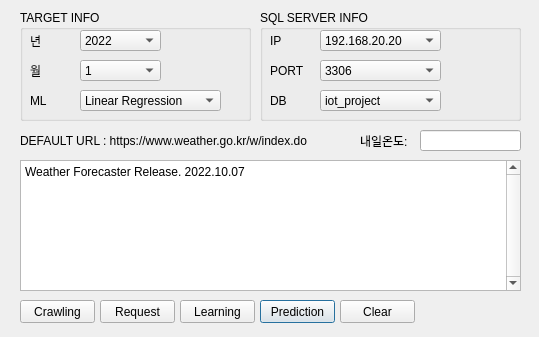
<?xml version="1.0" encoding="UTF-8"?>
<ui version="4.0">
 <class>Dialog</class>
 <widget class="QDialog" name="Dialog">
  <property name="geometry">
   <rect>
    <x>0</x>
    <y>0</y>
    <width>539</width>
    <height>337</height>
   </rect>
  </property>
  <property name="windowTitle">
   <string>Dialog</string>
  </property>
  <widget class="QPushButton" name="prediction_btn">
   <property name="geometry">
    <rect>
     <x>260</x>
     <y>300</y>
     <width>75</width>
     <height>23</height>
    </rect>
   </property>
   <property name="text">
    <string>Prediction</string>
   </property>
  </widget>
  <widget class="QTextBrowser" name="command_browser">
   <property name="geometry">
    <rect>
     <x>20</x>
     <y>160</y>
     <width>501</width>
     <height>131</height>
    </rect>
   </property>
   <property name="verticalScrollBarPolicy">
    <enum>Qt::ScrollBarAlwaysOn</enum>
   </property>
   <property name="sizeAdjustPolicy">
    <enum>QAbstractScrollArea::AdjustIgnored</enum>
   </property>
   <property name="markdown">
    <string>Weather Forecaster Release. 2022.10.07

</string>
   </property>
   <property name="html">
    <string>&lt;!DOCTYPE HTML PUBLIC &quot;-//W3C//DTD HTML 4.0//EN&quot; &quot;http://www.w3.org/TR/REC-html40/strict.dtd&quot;&gt;
&lt;html&gt;&lt;head&gt;&lt;meta name=&quot;qrichtext&quot; content=&quot;1&quot; /&gt;&lt;style type=&quot;text/css&quot;&gt;
p, li { white-space: pre-wrap; }
&lt;/style&gt;&lt;/head&gt;&lt;body style=&quot; font-family:'Gulim'; font-size:9pt; font-weight:400; font-style:normal;&quot;&gt;
&lt;p style=&quot; margin-top:6px; margin-bottom:6px; margin-left:0px; margin-right:0px; -qt-block-indent:0; text-indent:0px;&quot;&gt;Weather Forecaster Release. 2022.10.07&lt;/p&gt;&lt;/body&gt;&lt;/html&gt;</string>
   </property>
  </widget>
  <widget class="QPushButton" name="learning_btn">
   <property name="geometry">
    <rect>
     <x>180</x>
     <y>300</y>
     <width>75</width>
     <height>23</height>
    </rect>
   </property>
   <property name="text">
    <string>Learning</string>
   </property>
  </widget>
  <widget class="QGroupBox" name="target_info_groupbox">
   <property name="geometry">
    <rect>
     <x>20</x>
     <y>10</y>
     <width>231</width>
     <height>111</height>
    </rect>
   </property>
   <property name="title">
    <string>TARGET INFO</string>
   </property>
   <widget class="QLabel" name="label">
    <property name="geometry">
     <rect>
      <x>10</x>
      <y>20</y>
      <width>16</width>
      <height>21</height>
     </rect>
    </property>
    <property name="text">
     <string>년</string>
    </property>
   </widget>
   <widget class="QLabel" name="label_2">
    <property name="geometry">
     <rect>
      <x>10</x>
      <y>50</y>
      <width>16</width>
      <height>21</height>
     </rect>
    </property>
    <property name="text">
     <string>월</string>
    </property>
   </widget>
   <widget class="QComboBox" name="month_combo">
    <property name="geometry">
     <rect>
      <x>60</x>
      <y>50</y>
      <width>81</width>
      <height>21</height>
     </rect>
    </property>
    <item>
     <property name="text">
      <string>1</string>
     </property>
    </item>
    <item>
     <property name="text">
      <string>2</string>
     </property>
    </item>
    <item>
     <property name="text">
      <string>3</string>
     </property>
    </item>
    <item>
     <property name="text">
      <string>4</string>
     </property>
    </item>
    <item>
     <property name="text">
      <string>5</string>
     </property>
    </item>
    <item>
     <property name="text">
      <string>6</string>
     </property>
    </item>
    <item>
     <property name="text">
      <string>7</string>
     </property>
    </item>
    <item>
     <property name="text">
      <string>8</string>
     </property>
    </item>
    <item>
     <property name="text">
      <string>9</string>
     </property>
    </item>
    <item>
     <property name="text">
      <string>10</string>
     </property>
    </item>
    <item>
     <property name="text">
      <string>11</string>
     </property>
    </item>
    <item>
     <property name="text">
      <string>12</string>
     </property>
    </item>
   </widget>
   <widget class="QComboBox" name="year_combo">
    <property name="geometry">
     <rect>
      <x>60</x>
      <y>20</y>
      <width>81</width>
      <height>21</height>
     </rect>
    </property>
    <item>
     <property name="text">
      <string>2022</string>
     </property>
    </item>
   </widget>
   <widget class="QLabel" name="label_3">
    <property name="geometry">
     <rect>
      <x>10</x>
      <y>80</y>
      <width>41</width>
      <height>21</height>
     </rect>
    </property>
    <property name="text">
     <string>ML</string>
    </property>
   </widget>
   <widget class="QComboBox" name="ml_combo">
    <property name="geometry">
     <rect>
      <x>60</x>
      <y>80</y>
      <width>141</width>
      <height>21</height>
     </rect>
    </property>
    <item>
     <property name="text">
      <string>Linear Regression</string>
     </property>
    </item>
   </widget>
  </widget>
  <widget class="QLabel" name="label_4">
   <property name="geometry">
    <rect>
     <x>20</x>
     <y>130</y>
     <width>491</width>
     <height>21</height>
    </rect>
   </property>
   <property name="text">
    <string>DEFAULT URL : https://www.weather.go.kr/w/index.do</string>
   </property>
  </widget>
  <widget class="QGroupBox" name="sql_info_groupbox">
   <property name="geometry">
    <rect>
     <x>260</x>
     <y>10</y>
     <width>261</width>
     <height>111</height>
    </rect>
   </property>
   <property name="title">
    <string>SQL SERVER INFO</string>
   </property>
   <widget class="QLabel" name="label_8">
    <property name="geometry">
     <rect>
      <x>10</x>
      <y>20</y>
      <width>16</width>
      <height>21</height>
     </rect>
    </property>
    <property name="text">
     <string>IP</string>
    </property>
   </widget>
   <widget class="QLabel" name="label_9">
    <property name="geometry">
     <rect>
      <x>10</x>
      <y>50</y>
      <width>41</width>
      <height>21</height>
     </rect>
    </property>
    <property name="text">
     <string>PORT</string>
    </property>
   </widget>
   <widget class="QComboBox" name="port_combo">
    <property name="geometry">
     <rect>
      <x>60</x>
      <y>50</y>
      <width>121</width>
      <height>21</height>
     </rect>
    </property>
    <item>
     <property name="text">
      <string>3306</string>
     </property>
    </item>
   </widget>
   <widget class="QComboBox" name="ip_combo">
    <property name="geometry">
     <rect>
      <x>60</x>
      <y>20</y>
      <width>121</width>
      <height>21</height>
     </rect>
    </property>
    <item>
     <property name="text">
      <string>192.168.20.20</string>
     </property>
    </item>
   </widget>
   <widget class="QLabel" name="label_10">
    <property name="geometry">
     <rect>
      <x>10</x>
      <y>80</y>
      <width>41</width>
      <height>21</height>
     </rect>
    </property>
    <property name="text">
     <string>DB</string>
    </property>
   </widget>
   <widget class="QComboBox" name="db_combo">
    <property name="geometry">
     <rect>
      <x>60</x>
      <y>80</y>
      <width>121</width>
      <height>21</height>
     </rect>
    </property>
    <item>
     <property name="text">
      <string>iot_project</string>
     </property>
    </item>
   </widget>
  </widget>
  <widget class="QPushButton" name="request_btn">
   <property name="geometry">
    <rect>
     <x>100</x>
     <y>300</y>
     <width>75</width>
     <height>23</height>
    </rect>
   </property>
   <property name="text">
    <string>Request</string>
   </property>
  </widget>
  <widget class="QPushButton" name="crawling_btn">
   <property name="geometry">
    <rect>
     <x>20</x>
     <y>300</y>
     <width>75</width>
     <height>23</height>
    </rect>
   </property>
   <property name="text">
    <string>Crawling</string>
   </property>
  </widget>
  <widget class="QPushButton" name="clear_btn">
   <property name="geometry">
    <rect>
     <x>340</x>
     <y>300</y>
     <width>75</width>
     <height>23</height>
    </rect>
   </property>
   <property name="text">
    <string>Clear</string>
   </property>
  </widget>
  <widget class="QLineEdit" name="line_edit">
   <property name="geometry">
    <rect>
     <x>420</x>
     <y>130</y>
     <width>101</width>
     <height>21</height>
    </rect>
   </property>
  </widget>
  <widget class="QLabel" name="label_5">
   <property name="geometry">
    <rect>
     <x>360</x>
     <y>130</y>
     <width>61</width>
     <height>21</height>
    </rect>
   </property>
   <property name="text">
    <string>내일온도:</string>
   </property>
  </widget>
  <zorder>prediction_btn</zorder>
  <zorder>command_browser</zorder>
  <zorder>target_info_groupbox</zorder>
  <zorder>label_4</zorder>
  <zorder>sql_info_groupbox</zorder>
  <zorder>request_btn</zorder>
  <zorder>learning_btn</zorder>
  <zorder>crawling_btn</zorder>
  <zorder>clear_btn</zorder>
  <zorder>line_edit</zorder>
  <zorder>label_5</zorder>
 </widget>
 <resources/>
 <connections/>
</ui>
